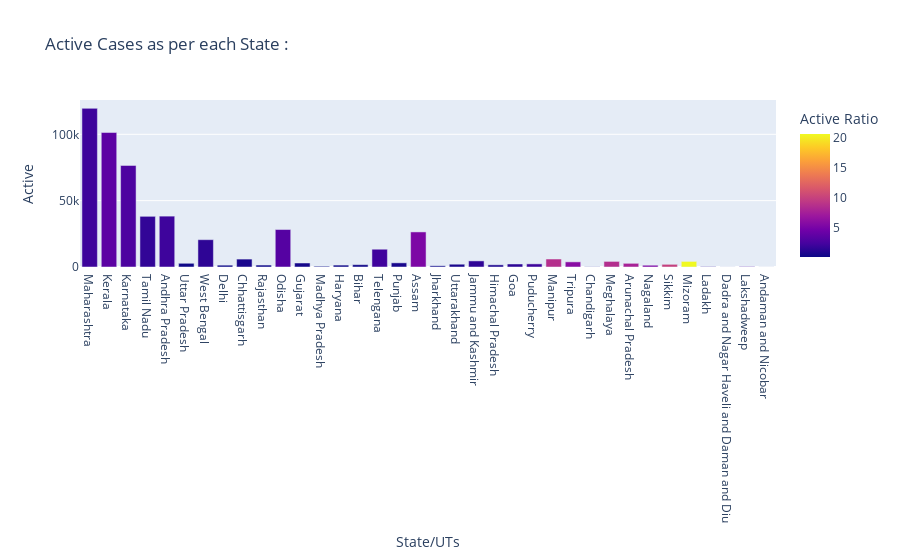

This figure's notebook cell:
### Code cell
px.bar(data, x="State/UTs", y="Active", color="Active Ratio", title="Active Cases as per each State : ")

### Figure 1 — Plotly figure (JSON) as saved in the notebook; plotly's stock layout.template omitted (floating-point values rounded to 4 significant figures)
{"data": [{"alignmentgroup": "True", "hovertemplate": "State/UTs=%{x}<br>Active=%{y}<br>Active Ratio=%{marker.color}<extra></extra>", "legendgroup": "", "marker": {"color": [1.97, 3.47, 2.69, 1.54, 2.03, 0.16, 1.37, 0.1, 0.6, 0.15, 3.1, 0.37, 0.07, 0.19, 0.24, 2.15, 0.53, 5.2, 0.26, 0.62, 1.46, 0.8, 1.36, 2.01, 8.61, 5.85, 0.25, 8.51, 7.7, 5.31, 9.85, 20.55, 1.39, 0.43, 3.18, 0.42], "coloraxis": "coloraxis", "pattern": {"shape": ""}}, "name": "", "offsetgroup": "", "orientation": "v", "showlegend": false, "textposition": "auto", "type": "bar", "x": ["Maharashtra", "Kerala", "Karnataka", "Tamil Nadu", "Andhra Pradesh", "Uttar Pradesh", "West Bengal", "Delhi", "Chhattisgarh", "Rajasthan", "Odisha", "Gujarat", "Madhya Pradesh", "Haryana", "Bihar", "Telengana", "Punjab", "Assam", "Jharkhand", "Uttarakhand", "Jammu and Kashmir", "Himachal Pradesh", "Goa", "Puducherry", "Manipur", "Tripura", "Chandigarh", "Meghalaya", "Arunachal Pradesh", "Nagaland", "Sikkim", "Mizoram", "Ladakh", "Dadra and Nagar Haveli and Daman and Diu", "Lakshadweep", "Andaman and Nicobar"], "xaxis": "x", "y": [119558, 101343, 76528, 38191, 38338, 2796, 20585, 1379, 5964, 1471, 28242, 3013, 570, 1437, 1757, 13388, 3134, 26435, 914, 2101, 4600, 1625, 2274, 2354, 6012, 3875, 154, 4216, 2762, 1341, 2023, 4211, 279, 45, 311, 31], "yaxis": "y"}], "layout": {"barmode": "relative", "coloraxis": {"colorbar": {"title": {"text": "Active Ratio"}}, "colorscale": [[0, "#0d0887"], [0.1111, "#46039f"], [0.2222, "#7201a8"], [0.3333, "#9c179e"], [0.4444, "#bd3786"], [0.5556, "#d8576b"], [0.6667, "#ed7953"], [0.7778, "#fb9f3a"], [0.8889, "#fdca26"], [1, "#f0f921"]]}, "legend": {"tracegroupgap": 0}, "title": {"text": "Active Cases as per each State : "}, "xaxis": {"anchor": "y", "domain": [0, 1], "title": {"text": "State/UTs"}}, "yaxis": {"anchor": "x", "domain": [0, 1], "title": {"text": "Active"}}}}
